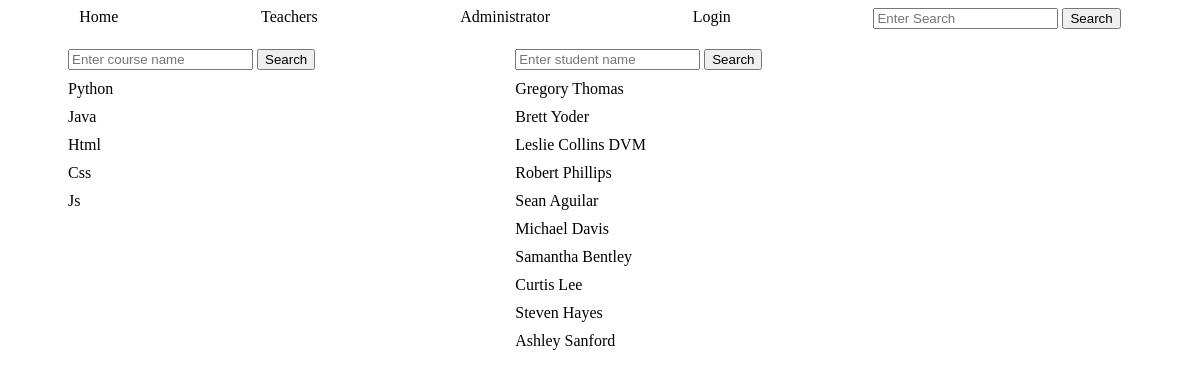
The page /attendance on the database as committed earlier.
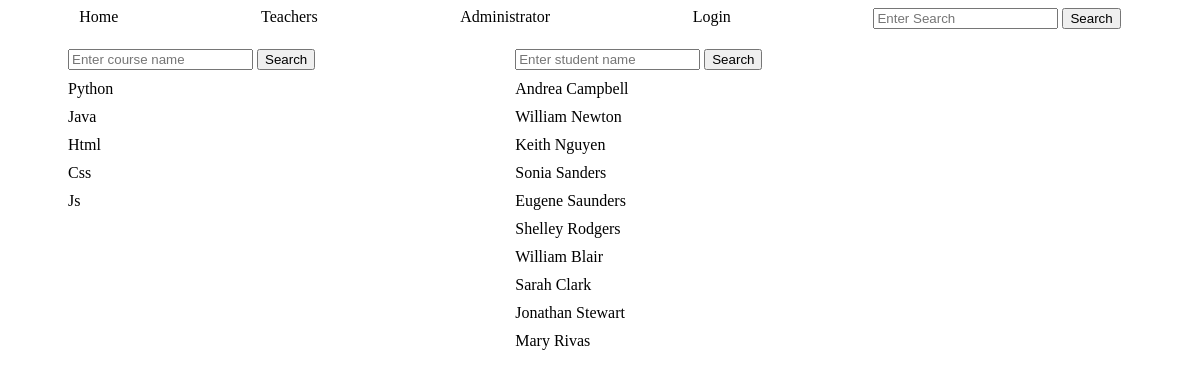
The same page on the database as committed later.
### tables this page shows
CREATE TABLE students (
        id INTEGER PRIMARY KEY,
        name TEXT NOT NULL,
        email TEXT NOT NULL UNIQUE,
        phone TEXT
        );

### app.py (the view, shortened to what this page needs)
@app.route('/attendance', methods=['GET','POST'])
def attendance():
    form=['create form']
    courses=crud.read_all('courses')
    courses=create_courses_objects(courses)
    students_search=crud.read_all('students')
    students_search=create_students_objects(students_search)
    return render_template('attendance.html',jinja='', dates_dict='', course_dict='', course_dates_dict='', form=form ,courses=courses, students_search=students_search)

### crud.py (called while the page is built)
def read_all(table):
    return query(f"SELECT * FROM {table}")

### functions.py (called while the page is built)
def create_courses_objects(courses: list):
    courses_objects=[classes.Course(course[0], course[1], course[2], course[3], course[4], course[5], course[6] ) for course in courses]
    for c in courses_objects:
        c.start=f'{c.start[8:]}-{c.start[5:7]}-{c.start[0:4]}'
    return courses_objects

def create_students_objects(students: list):
    students_objects=[classes.Student(student[0], student[1], student[2], student[3]) for student in students]
    return students_objects

### setup_db.py (called while the page is built)
def query(sql):
    with sqlite3.connect('students.db') as conn:
        cur=conn.cursor()
        cur.execute(sql)
        return cur.fetchall()

### templates/attendance.html (shortened to what this page needs)
{% extends "base.html" %}
{% block content %}
<div class="main_atten" >
    <div class="search_grid" >
        <div class="names_courses">
            <div class="search">
                {% for f in form %}
                <form  action="" method="post">
                    <input type="text" name="search1" placeholder="Enter course name">
                    <input name="form1" id="form1" type="submit" value="Search">
                </form>
                {% endfor %}
            </div>
            <div class="courses_list">{{result1}}
                {% for course in courses %}
                    <a href="/attendance/{{course.tid}}">{{course.name}}</a>
                {% endfor %}
            </div>
        </div>
        <div class="students_attend_search" >
            <div class="search">
                {% for f in form %}
                <form  action="" method="post">
                    <input type="text" name="search2" placeholder="Enter student name">
                    <input name="form2" id='form2' type="submit" value="Search">
                </form>
                {% endfor %}
            </div>
            <div class="students_search_list">{{result2}}
                {% for s in students_search %}
                    <a href="/students_attendance/{{s.tid}}">{{s.name}}</a>
                {% endfor %}
            </div>
            <div class="student_courses">
            </div>
        </div>
    </div>
</div>
{% endblock %}

Rows that differ between the two databases and show on the page:
changed students: name "Gregory Thomas" → "Andrea Campbell"
changed students: name "Brett Yoder" → "William Newton"
changed students: name "Leslie Collins DVM" → "Keith Nguyen"
changed students: name "Robert Phillips" → "Sonia Sanders"
changed students: name "Sean Aguilar" → "Eugene Saunders"
changed students: name "Michael Davis" → "Shelley Rodgers"
changed students: name "Samantha Bentley" → "William Blair"
changed students: name "Curtis Lee" → "Sarah Clark"
changed students: name "Steven Hayes" → "Jonathan Stewart"
changed students: name "Ashley Sanford" → "Mary Rivas"
